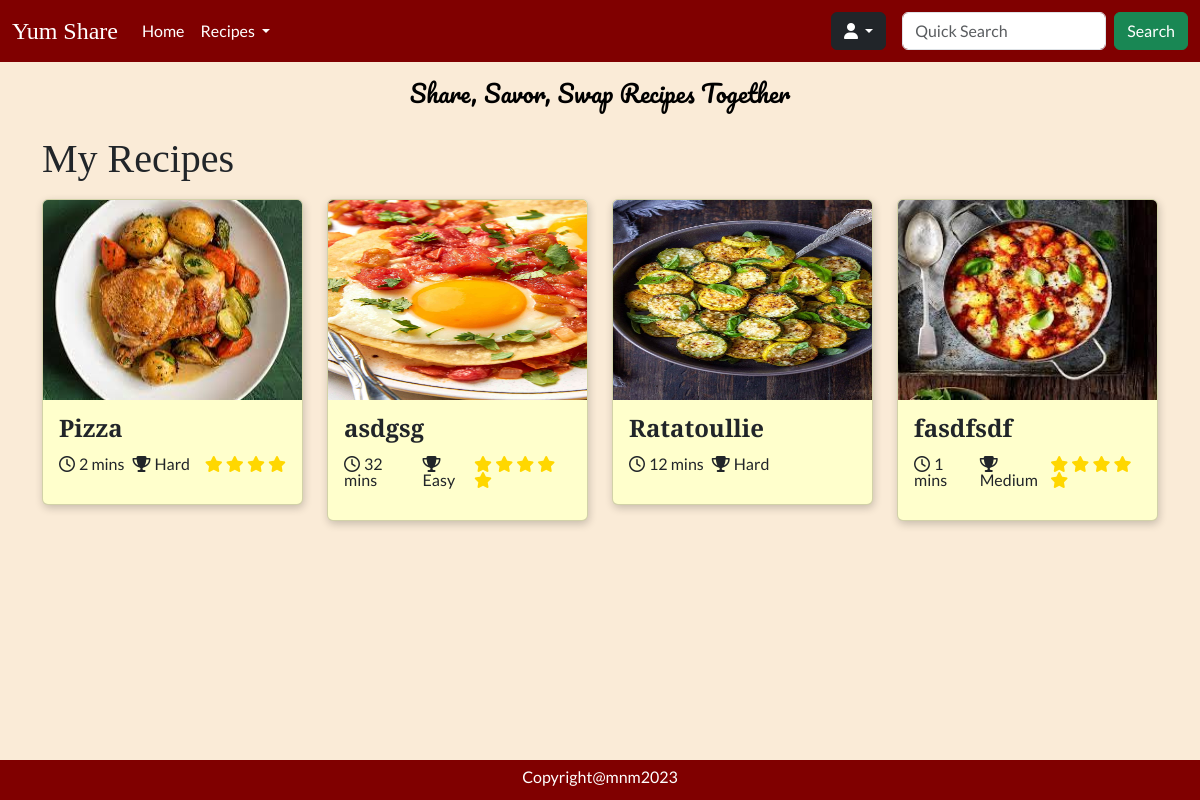
Page /recipes/favourites (signed in) on the committed database.
### tables this page shows
CREATE TABLE `recipes` (
  `id` int NOT NULL AUTO_INCREMENT,
  `name` varchar(255) NOT NULL,
  `time` int NOT NULL,
  `difficulty` int DEFAULT NULL,
  `description` varchar(255) DEFAULT NULL,
  `instructions` text NOT NULL,
  `servings` int DEFAULT NULL,
  `image` varchar(255) DEFAULT NULL,
  `views` int DEFAULT '0',
  `user_id` int NOT NULL,
  `created` datetime NOT NULL,
  `ingredients` text NOT NULL,
  `updated` datetime DEFAULT NULL,
  `rating` int DEFAULT '0',
  PRIMARY KEY (`id`),
  KEY `user_id` (`user_id`),
  CONSTRAINT `recipes_ibfk_1` FOREIGN KEY (`user_id`) REFERENCES `users` (`id`) ON DELETE CASCADE
);

### Core/functions.php (called while the page is built, shortened)
<?php
function base_path($path)
{
    return BASE_PATH . $path;
}
function view($path, $attributes = [])
{
    extract($attributes);
    require base_path('views/' . $path);
}
function intToDifficulty($value) {
    switch($value) {
        case 1:
            return 'Easy';
            break;
        case 2:
            return 'Medium';
            break;
        case 3:
            return 'Hard';
            break;
    }
}

### Http/controllers/favourites/index.php (called while the page is built, shortened)
<?php
$favRepo = new FavouriteRepository();
$recipeRepo = new RecipeRepository();
$favourites = $favRepo->findByUserId($_SESSION['user']['id']);
$recipes = [];
foreach ($favourites as $favourite) {
    $recipes[] = $recipeRepo->findById($favourite['recipe_id']);
}
view('recipes/index.view.php', [
    'recipes' => $recipes
]);

### public/index.php (called while the page is built, shortened)
<?php
require BASE_PATH . 'Core/functions.php';
require BASE_PATH . 'bootstrap.php';
$router = new Core\Router();
$url = parse_url($_SERVER['REQUEST_URI'])['path'];
$method = $_POST['_method'] ?? $_SERVER['REQUEST_METHOD'];
$router->route($url, $method);

### Core/App.php (called while the page is built, shortened)
<?php
class App
{
    protected static Container $container;
    public static function setContainer($container) {
        static::$container = $container;
    }
    public static function getContainer() {
        return static::$container;
    }
}

### config.php (called while the page is built)
<?php
return [
  'database' => [
      'host' => 'localhost',
      'port' => 3306,
      'dbname' => 'recipeapp'
  ]
];

### bootstrap.php (called while the page is built, shortened)
<?php
$container = new Container();
$container->bind('Core\Database', function () {
    $config = require base_path('config.php');
    return new Database($config['database']);
});

### Core/Database.php (called while the page is built, shortened)
<?php
class Database
{
    protected $connection;
    public function __construct($config, $username = 'root', $password = 'password')
    {
        $dsn = 'mysql:' . http_build_query($config, '', ';');
        $this->connection = new PDO($dsn, $username, $password, [
            PDO::ATTR_DEFAULT_FETCH_MODE => PDO::FETCH_ASSOC
        ]);
    }
    public function query($query, $params = []) {
        $this->statement = $this->connection->prepare($query);
        $this->statement->execute($params);
        return $this->statement;
    }
}

### Core/Container.php (called while the page is built, shortened)
<?php
class Container
{
    protected $bindings = [];
    public function bind($key, $value) {
        $this->bindings[$key] = $value;
    }
    public function resolve($key) {
        return call_user_func($this->bindings[$key]);
    }
}

### repositories/FavouriteRepository.php (called while the page is built, shortened)
<?php
class FavouriteRepository
{
    protected $db;
    public function __construct()
    {
        $this->db = App::getContainer()->resolve('Core\Database');
    }
    public function findByUserId($id) {
        $statement = "SELECT * FROM favourites WHERE user_id=:id";
        return $this->db->query($statement, [
                'id' => $id
                ])->fetchAll();
    }
}

### repositories/RecipeRepository.php (called while the page is built, shortened)
<?php
class RecipeRepository
{
    protected $db;
    public function __construct()
    {
        $this->db = App::getContainer()->resolve('Core\Database');
    }
    public function findById($recipeId) {
        $statement = "SELECT * FROM recipes WHERE id = :id";
        return $this->db->query($statement, [
           'id' => $recipeId
        ])->fetch();
    }
}

### views/recipes/index.view.php (the view, shortened to what this page needs)
<!doctype html>
<html lang="en">
<head>
    <?php require BASE_PATH . 'public/resources/links/links.php' ?>
</head>
<body>
    <header>
        <?php require base_path('views/partials/nav.view.php') ?>
    </header>
    <main>
        <div class="content">
            <p class="slogan text-black mb-4 fs-4">Share, Savor, Swap Recipes Together</p>
            <div class="container">
                <h1 class="heading mb-3">My Recipes</h1>
                <?php if (!$recipes) : ?>
                    <p class="fs-4">No recipes found</p>
                    <p><a href="/recipes/create">Create</a> a recipe.</p>
                <?php else : ?>
                    <div class="row">
                        <?php foreach ($recipes as $recipe) : ?>
                            <div class="col-12 col-md-4 col-lg-3">
                                <a class="no-underline" href="/recipe?id=<?= $recipe['id'] ?>">
                                    <div class="recipe-card card mb-3" style="background-color: #ffffcc;">
                                        <img src='<?= $recipe['image'] ?>' class="card-img-top bg-white" alt="recipe" style="height: 200px ;">
                                        <div class="card-body lh-1">
                                            <p class="heading card-title fs-4 fw-semibold"><?= $recipe['name'] ?></p>
                                            <div class="d-flex flex-row justify-content-between mt-3">
                                                <div class="d-flex flex-row gap-2">
                                                    <p><i class="fa-regular fa-clock me-1"></i><?= htmlspecialchars($recipe['time']) ?> mins</p>
                                                    <p><i class="fa-solid fa-trophy me-1"></i><?= htmlspecialchars(intToDifficulty($recipe['difficulty'])) ?></p>
                                                </div>
                                                <div>
                                                    <?php for ($i = 1; $i <= $recipe['rating']; $i++) : ?>
                                                        <i class="star fa-solid fa-star"></i>
                                                    <?php endfor; ?>
                                                </div>
                                            </div>
                                        </div>
                                    </div>
                                </a>
                            </div>
                        <?php endforeach; ?>
                    </div>
                <?php endif; ?>
            </div>
        </div>
    </main>
    <footer>
        <?php require base_path("views/partials/footer.view.php") ?>
    </footer>
</body>

### Core/Router.php (shortened to what this page needs)
<?php
class Router
{
    protected $routes = [];
    public function add($url, $controller, $method) {
        $this->routes[] = [
            'url' => $url,
            'controller' => $controller,
            'method' => $method,
            'middleware' => null
        ];
        return $this;
    }
    public function only($key) {
        $this->routes[array_key_last($this->routes)]['middleware'] = $key;
        return $this;
    }
    public function route($url, $method) {
        foreach ($this->routes as $route) {
            if ($route['url'] === $url && $route['method'] === strtoupper($method)) {
                return require base_path('Http/controllers/' . $route['controller']);
            }
        }
    }
}

### public/resources/css/nav.css (style rules this page uses)
.no-underline { text-decoration: none; }
nav, footer { background-color: #800000; }

### public/resources/css/general.css (style rules this page uses)
body { background-color: #FAEBD7; font-family: 'Lato', sans-serif; position: relative; }
.content { padding-top: 75px; padding-bottom: 75px; min-height: 100vh; }
.heading { font-family: 'Playfair Display', serif; }
.slogan { font-family: 'Pacifico', cursive; text-align: center; margin: auto; }
.recipe-card { box-shadow: 1px 3px 8px rgba(0,0,0,0.2); transition: transform 0.5s; }
.star { color: #FFD700; }
footer { position: fixed; bottom: 0; left: 0; width: 100%; text-align: center; padding-top: 10px; }

### rows in the picture
recipes: image (picture), name "Pizza", time "2", difficulty "Hard", rating 4 (drawn)
recipes: image (picture), name "asdgsg", time "32", difficulty "Easy", rating 5 (drawn)
recipes: image (picture), name "Ratatoullie", time "12", difficulty "Hard"
recipes: image (picture), name "fasdfsdf", time "1", difficulty "Medium", rating 5 (drawn)
